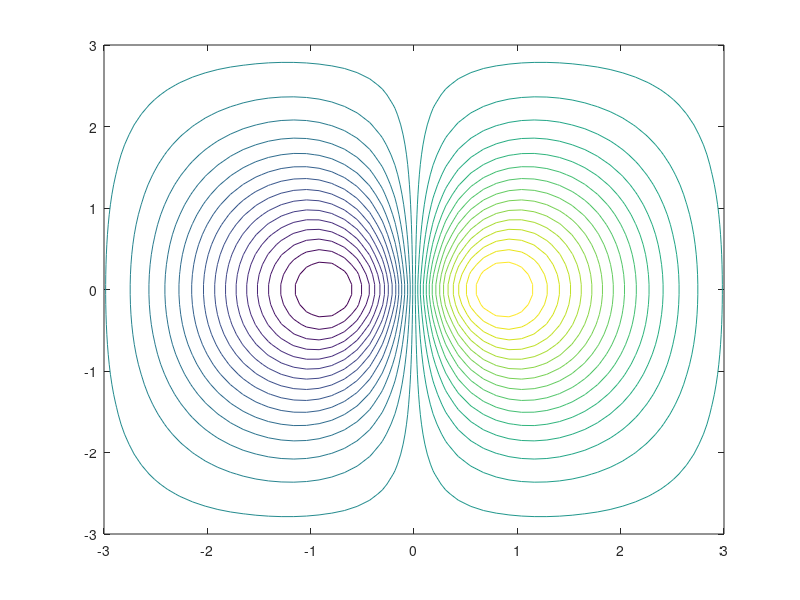

Reproduce this figure in MATLAB.
x=linspace(-3,3,50);
y=linspace(-3,3,50);
[X,Y]=meshgrid(x,y);
Z=1.8.^(-1.5 * sqrt(X.^2 + Y.^2)) .* sin(X).*cos(0.5*Y);
%mesh(X,Y,Z);
%surf(X,Y,Z);
%meshz(X,Y,Z);
%meshc(X,Y,Z);
%surfc(X,Y,Z);
%surfl(X,Y,Z);
%waterfall(X,Y,Z);
%contour3(X,Y,Z,30);
contour(X,Y,Z,30);